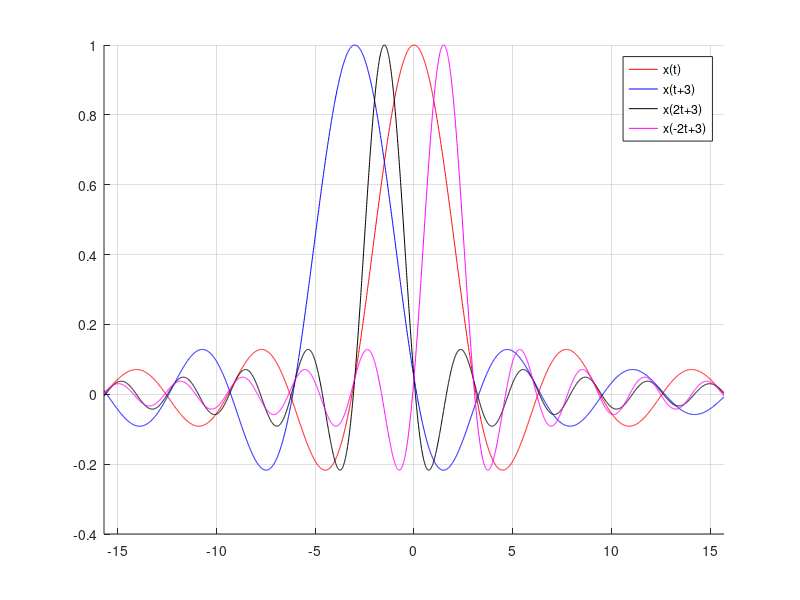

The MATLAB source for this figure:
half_len=5*pi;
x=@(t)sin(t)./t;
x1=@(t)x(t+3);
x2=@(t)x(2*t+3);
x3=@(t)x(-2*t+3);
t=-half_len:0.01:half_len;
hold on;
plot(t, x(t), 'r');
plot(t, x1(t), 'b');
plot(t, x2(t), 'k');
plot(t, x3(t), 'm');
legend('x(t)', 'x(t+3)', 'x(2t+3)', 'x(-2t+3)');
xlim([-half_len half_len]);
grid on;
